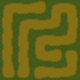

A 2D game scene composited from a Tiled map and its tileset images. What follows is a short description and the map's XML, with every tile layer's data as written:
An orthogonal 5x5 tile map with 16x16 px tiles, 1 tile layer (Kachelebene 1).

<map version="1.4" tiledversion="1.4.3" orientation="orthogonal" renderorder="right-down" width="5" height="5" tilewidth="16" tileheight="16" infinite="0" nextlayerid="2" nextobjectid="1">
 <tileset firstgid="1" name="Try1" tilewidth="16" tileheight="16" tilecount="60" columns="10">
  <image source="TilesetTry1.png" width="160" height="102" />
 </tileset>
 <layer id="1" name="Kachelebene 1" width="5" height="5">
  <data encoding="csv">
1073741825,2,3,1073741825,3221225473,
2684354562,1073741825,2,2147483649,536870914,
2684354562,3758096386,1073741825,2,2147483649,
2684354562,3758096386,1,3,1610612739,
2684354563,536870915,3221225475,2,2147483649
</data>
 </layer>
</map>
